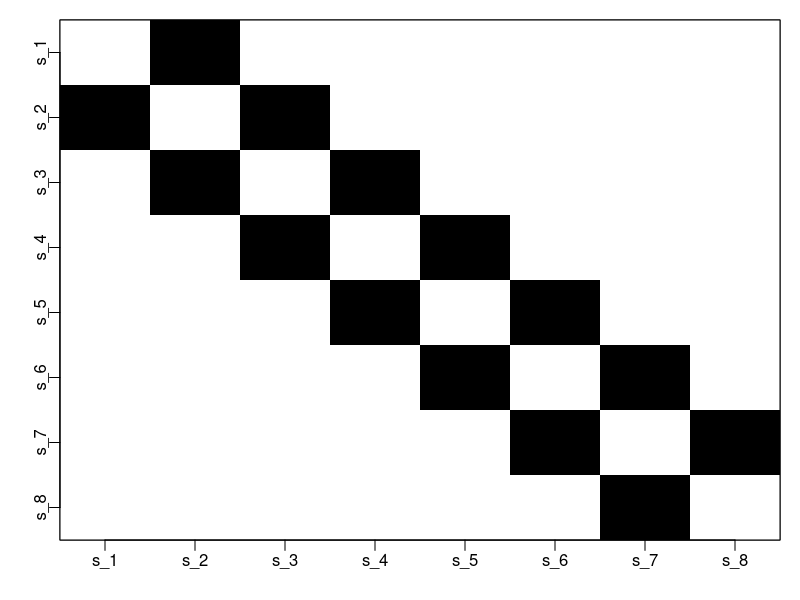
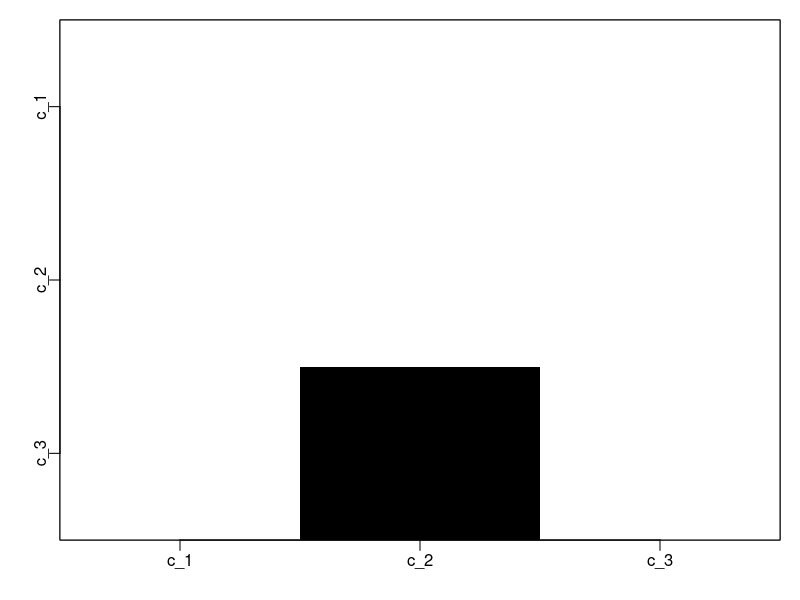
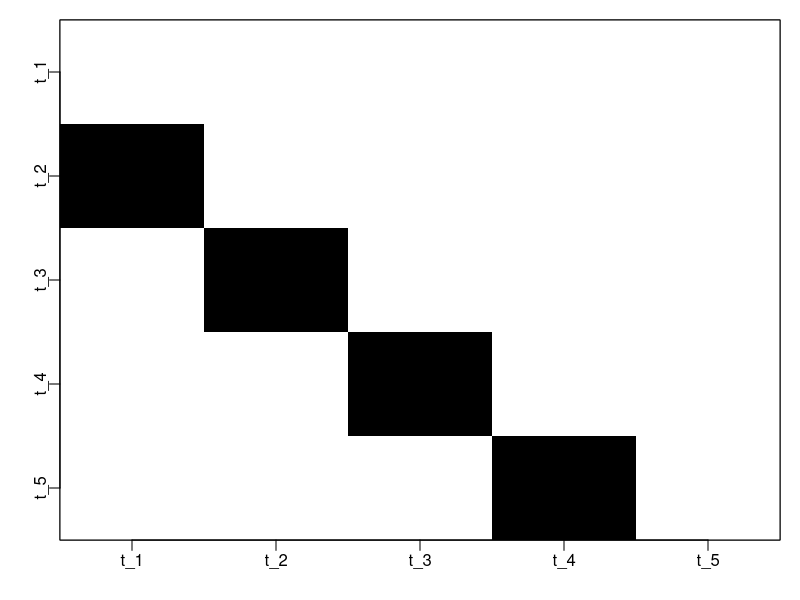
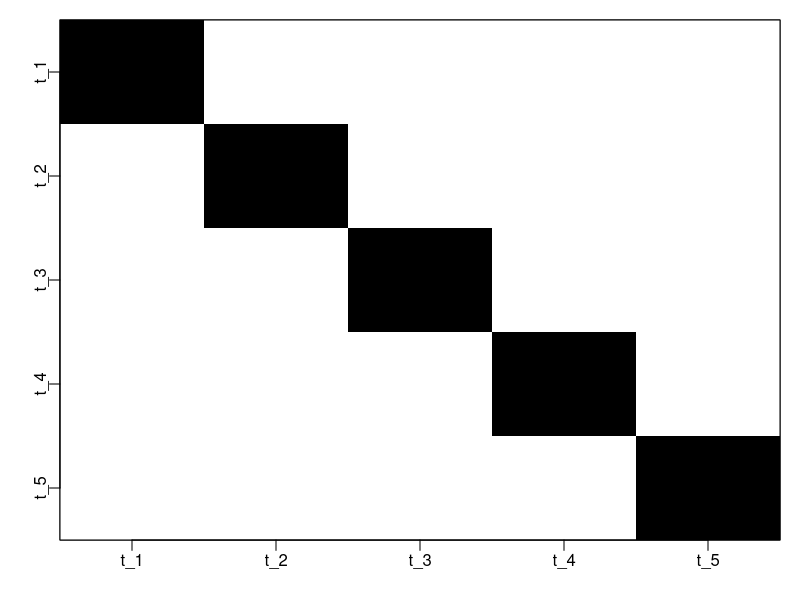

Reproduce these figures in R, in order.

setwd( R'(C:\Users\James.Thorson\Desktop\Git\graphical_mixed_model\Workflow_figure)' )

library(igraph)

plot_graph <-
function( graph, label = names(V(graph)) ){           # rev(seq_len(ncol(A)))
  A = (as_adjacency_matrix(graph))   # [,rev(seq_len(nrow(A)))]
  image( as.matrix(A)[,rev(seq_len(ncol(A)))], x = seq_len(nrow(A)), y = seq_len(ncol(A)),
         col = c("white","black"), xaxt = "n", yaxt = "n",
         xlab = "", ylab = "" )
  axis(1, at = seq_len(nrow(A)), label = label )   # , las = 2
  axis(2, at = seq_len(nrow(A)), label = rev(label) )    # , las = 2
  box()
}


# Adjacency
G = make_graph( ~ s_1 - s_2 - s_3 - s_4 - s_5 - s_6 - s_7 - s_8 )
M = as_adjacency_matrix(G)
png( file = "adjacency.png", width = 4, height = 4, res = 200, units = "in" )
  par( mar = c(3,3,1,1), mgp = c(2,0.5,0), tck = -0.02 )
  #image(M, sub = "", xlab = "", ylab = "", col.regions = c("black") )
  plot_graph(t(G) )
dev.off()

#
G = make_empty_graph(3)
V(G)$name = c("c_1", "c_2", "c_3" )
G <- add_edges(G, c("c_3", "c_2"))
M = as_adjacency_matrix(G)
png( file = "predator_consumer.png", width = 4, height = 4, res = 200, units = "in" )
  par( mar = c(3,3,1,1), mgp = c(2,0.5,0), tck = -0.02 )
  plot_graph(t(G) )
dev.off()

# Adjacency
G = make_empty_graph(5)
V(G)$name = c("t_1", "t_2", "t_3", "t_4", "t_5" )
G <- add_edges(G, c("t_2", "t_1"))
G <- add_edges(G, c("t_3", "t_2"))
G <- add_edges(G, c("t_4", "t_3"))
G <- add_edges(G, c("t_5", "t_4"))
png( file = "lag.png", width = 4, height = 4, res = 200, units = "in" )
  par( mar = c(3,3,1,1), mgp = c(2,0.5,0), tck = -0.02 )
  #image(M, sub = "", xlab = "", ylab = "", col.regions = c("black") )
  plot_graph( t(G) )
dev.off()

# Time-identity
G = make_empty_graph(5)
V(G)$name = c("t_1", "t_2", "t_3", "t_4", "t_5" )
G <- add_edges(G, c("t_1", "t_1"))
G <- add_edges(G, c("t_2", "t_2"))
G <- add_edges(G, c("t_3", "t_3"))
G <- add_edges(G, c("t_4", "t_4"))
G <- add_edges(G, c("t_5", "t_5"))
png( file = "time_identity.png", width = 4, height = 4, res = 200, units = "in" )
  par( mar = c(3,3,1,1), mgp = c(2,0.5,0), tck = -0.02 )
  #image(M, sub = "", xlab = "", ylab = "", col.regions = c("black") )
  plot_graph( t(G) )
dev.off()
                                